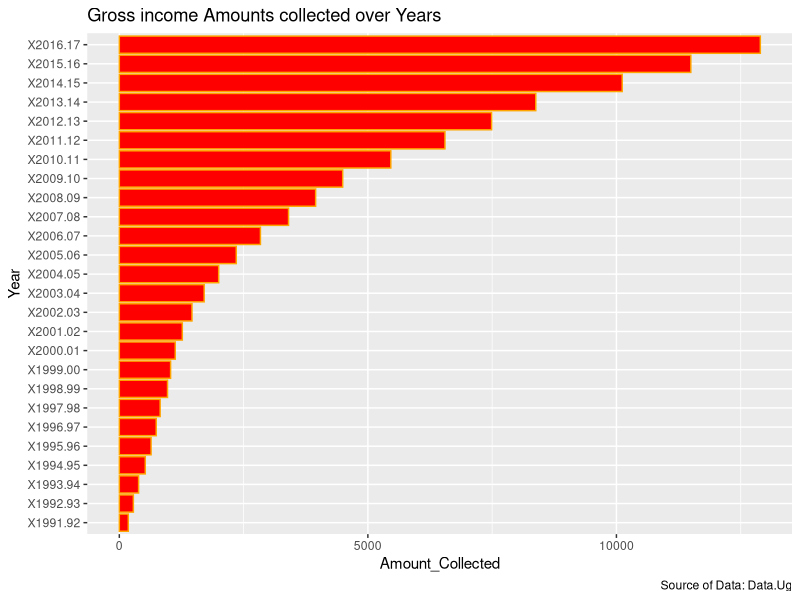
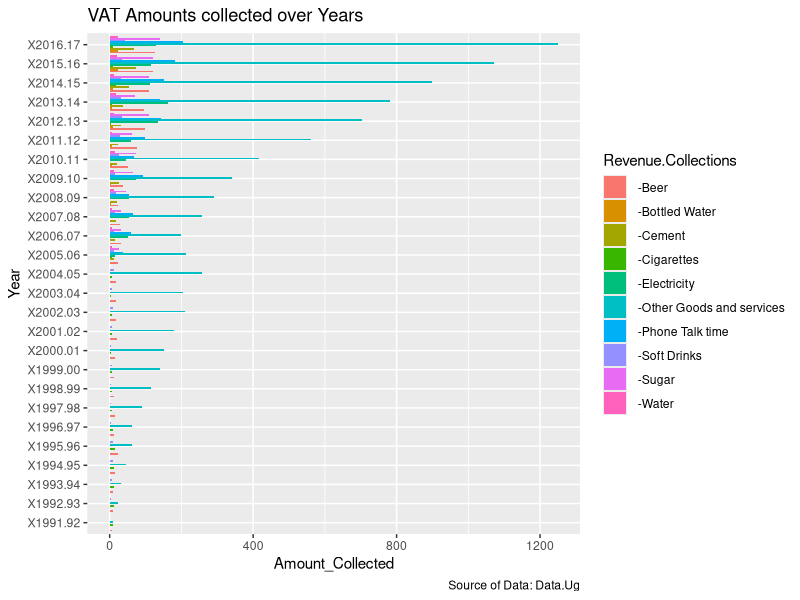
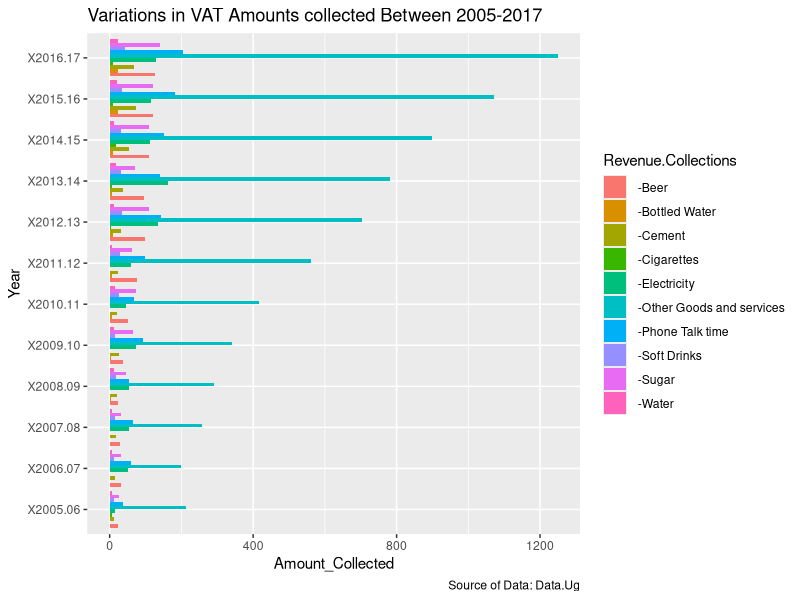

Write R code to recreate these figures, in order.
# Libraries
library(tidyr)
library(magrittr)
library(dplyr)
library(ggplot2)

# Importing the dataset
rev_collections <- read.csv("revenue-collections.csv")

# checking the structure of the dataset
str(rev_collections)

# seems there is a problem with the header. Viewing the datasets to see whats really the problem
View(rev_collections)
# there is a problem with the way the headers were made. lets remove the first row
# Deleting the title manually from excel. its the easiest
rev_collections <- read.csv("revenue-collections.csv", 
                            na.strings = "NA",
                            stringsAsFactors = F)

str(rev_collections)

# Making the data tidy using the gather method
rev_collections <- rev_collections %>% gather('X1991.92':'X2016.17', 
                           key = "Year", 
                           value = "Amount_Collected",
                           na.rm = T)

# Selecting only gross revenue over the years
Gross_Revenue <-rev_collections %>% 
  select(Revenue.Collections,Year,Amount_Collected) %>%
  filter(Revenue.Collections == "Gross Revenues")

# Visualizing the revenue collected
 ggplot(data = Gross_Revenue, aes(x=Year, y= Amount_Collected)
      )+
   geom_bar(colour = "orange",
            stat ="identity",
            fill = "red")+
   coord_flip() +
   ggtitle(paste("Gross income Amounts collected over Years"))+
   labs(
     caption = "Source of Data: Data.Ug"
   )
 
 # Selecting and visualizing value added taxes
 VAT <- rev_collections %>%
   select(Revenue.Collections,Year,Amount_Collected)%>%
   filter(Revenue.Collections == " -Cigarettes"|
            Revenue.Collections == " -Beer"|
            Revenue.Collections == " -Spirit/Waragi"|
            Revenue.Collections == " -Soft Drinks"|
            Revenue.Collections == " -Sugar"|
            Revenue.Collections == " -Bottled Water"|
            Revenue.Collections == " -Cement"|
            Revenue.Collections == " -Electricity"|
            Revenue.Collections == " -Water"|
            Revenue.Collections == " -Other Goods and services"|
            Revenue.Collections == " -Phone Talk time"
            )
 # Visualizing VAT using a line graph
 ggplot(data = VAT, aes(x=Year,
                        y= Amount_Collected, 
                        fill = Revenue.Collections)
 )+
   geom_bar(stat ="identity",
            position = position_dodge()
             )+
   coord_flip()+
   ggtitle(paste("VAT Amounts collected over Years"))+
   labs(
     caption = "Source of Data: Data.Ug"
   )
 
 # dividing the dataset into 2 for easy visualizations and visualizing only btn 2005 to 2017
 VAT_2005_17 <-VAT %>% select(Revenue.Collections,Year,Amount_Collected)%>%
   filter(Year == "X2005.06"|
          Year == "X2006.07"|
          Year == "X2007.08"|
          Year == "X2008.09"|
          Year == "X2009.10"|
          Year == "X2010.11"|
          Year == "X2011.12"|
          Year == "X2012.13"|
          Year == "X2013.14"|
          Year == "X2014.15"|
          Year == "X2015.16"|
          Year == "X2016.17"
          )
 # Visualizing VAT using a line graph
 ggplot(data = VAT_2005_17, aes(x=Year,
                        y= Amount_Collected, 
                        fill = Revenue.Collections)
 )+
   geom_bar(stat ="identity",
            position = position_dodge()
   )+
   coord_flip()+
   ggtitle(paste("Variations in VAT Amounts collected Between 2005-2017"))+
   labs(
     caption = "Source of Data: Data.Ug"
   )